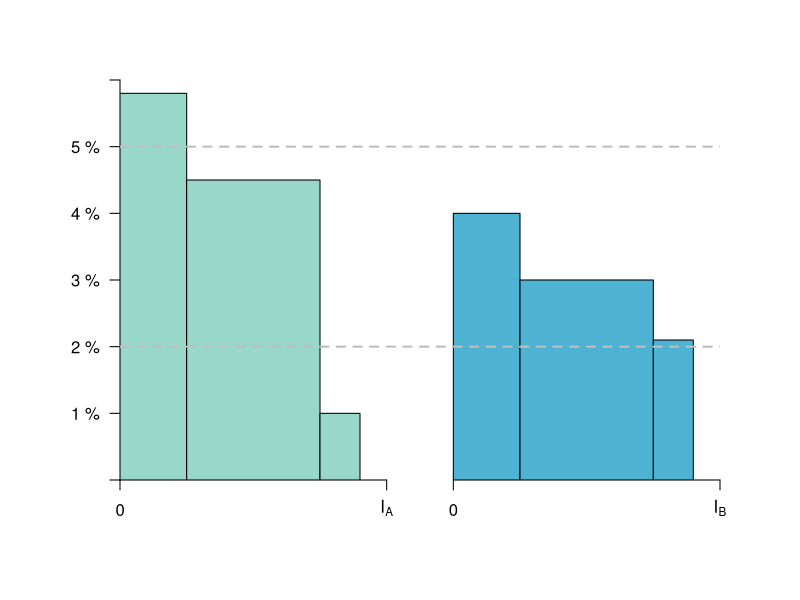

Source code (R):
# CHANGE COLOR AND TRANSPARENCY OF RECT

require(shape)
pdf(file = "credit/credit_macro_int_A.pdf", width = 9, height = 7)

#Set parameters for graphics
axislabelsize <- 1.5
labelsize <- 1.2
graphlinewidth <- 3
segmentlinewidth <- 2

COL <- c("#7fc97f", "#beaed4", "#fdc086", "#ffff99", "#386cb0", "#f0027f", "#bf5b17", "#666666")
COLA <- c("#e0f3db", "#99d8c9","#66c2a4","#41ae76", "#238b45", "#005824")
COLB <- c("#c6dbef", "#4eb3d3", "#2b8cbe", "#0868ac","#084081")
COLC <- c("#fcfbfd", "#efedf5", "#dadaeb", "#bcbddc", "#9e9ac8", "#807dba", "#6a51a3", "#54278f", "#3f007d")

par(mar =  c(6, 6, 4, 4))

xlims <- c(0, 45)
ylims <- c(0, 30)

npts <- 501 
x <- seq(xlims[1], xlims[2], length.out = npts)
y <- seq(ylims[1], ylims[2], length.out = npts) 
a <- c(46.08, 55, 64)
b <- c(46.08, 55, 64)

plot(0, 0, xlim = xlims, ylim = ylims, type = "n",
     xlab = expression(paste("")),
     ylab = expression(paste("")), 
     xaxt = "n", 
     yaxt = "n", 
     cex.lab = axislabelsize, 
     bty = "n",
     xaxs="i", 
     yaxs="i")

# ticksy <- seq(from = 0, to = ylims[2], by = 2)
# ylabels <- seq(from = 0, to = ylims[2], by = 2)
# ticksx <- seq(from = 0, to = xlims[2], by = 2)
# xlabels <- seq(from = 0, to = xlims[2], by = 2)
ticksy <- c(0, 5, 10, 15, 20, 25, ylims[2])
ylabels <- c(NA, expression(paste("1 %")), expression(paste("2 %")), expression(paste("3 %")), expression(paste("4 %")), expression(paste("5 %")), NA)
ticksx <- c(0, xlims[2])
ticksx2 <- c(0, 20)
ticksx3 <- c(25, 45)
xlabels1 <- c(0, expression(paste(I[A])))
xlabels2 <- c(0, expression(paste(I[B])))

axis(1, at = ticksx2, pos = 0, labels = xlabels1)
axis(1, at = ticksx3, pos = 0, labels = xlabels2)
axis(2, at = ticksy, pos = 0, labels = ylabels, las = 1)

npts <- 500 
xx1 <- seq(xlims[1], xlims[2], length.out = npts)




# I_A RECT
rect(0, 0, 5, 29,
     col=COLA[2], border=TRUE, lty=1)

rect(5, 0, 15, 22.5,
     col=COLA[2], border=TRUE, lty=1)

rect(15, 0, 18, 5,
     col=COLA[2], border=TRUE, lty=1)

# I_B RECT
rect(25, 0, 30, 20,
     col=COLB[2], border=TRUE, lty=1)

rect(30, 0, 40, 15,
     col=COLB[2], border=TRUE, lty=1)

rect(40, 0, 43, 10.5,
     col=COLB[2], border=TRUE, lty=1)


# Segments
segments(0, 10, xlims[2], 10, col = "gray", lty = 2, lwd = segmentlinewidth)
segments(0, 25, xlims[2], 25, col = "gray", lty = 2, lwd = segmentlinewidth)

dev.off()
